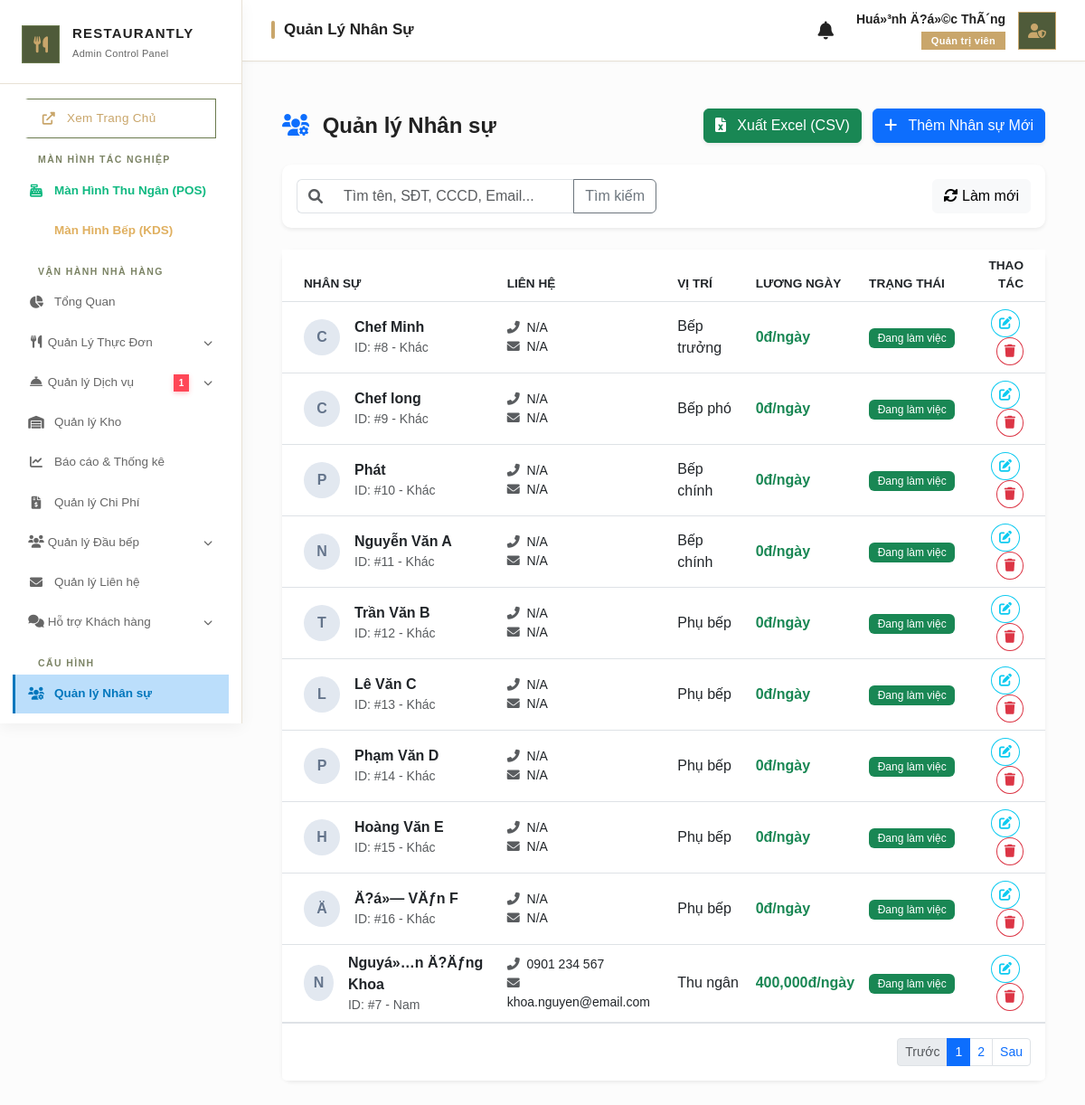
Page /admin/manage_users.php (signed in) on the committed database.
### tables this page shows
CREATE TABLE `employees` (
  `id` int(11) NOT NULL AUTO_INCREMENT,
  `full_name` varchar(255) NOT NULL,
  `phone` varchar(20) DEFAULT NULL,
  `email` varchar(100) DEFAULT NULL,
  `identity_card` varchar(20) DEFAULT NULL,
  `address` text DEFAULT NULL,
  `dob` date DEFAULT NULL,
  `gender` enum('male','female','other') DEFAULT 'other',
  `position` varchar(100) DEFAULT NULL,
  `salary` decimal(15,2) DEFAULT 0.00,
  `status` enum('working','on_leave','resigned') DEFAULT 'working',
  `avatar` varchar(255) DEFAULT NULL,
  `avatar_blob` longblob DEFAULT NULL,
  `avatar_mime` varchar(50) DEFAULT NULL,
  `created_at` timestamp NOT NULL DEFAULT current_timestamp(),
  PRIMARY KEY (`id`)
);

### admin/manage_users.php (the view, shortened to what this page needs)
<?php
include '../public/admin_layout_header.php';
$db = (new Database())->getConnection();
$search = $_GET['search'] ?? '';
$page = isset($_GET['page']) ? max(1, (int)$_GET['page']) : 1;
$limit = 10;
$offset = ($page - 1) * $limit;
$where = ["1=1"];
$params = [];
$where_clause = implode(" AND ", $where);
$stmt_count = $db->prepare("SELECT COUNT(*) FROM employees WHERE $where_clause");
$stmt_count->execute($params);
$total_records = $stmt_count->fetchColumn();
$total_pages = ceil($total_records / $limit);
$sql = "SELECT * FROM employees WHERE $where_clause ORDER BY created_at DESC LIMIT $limit OFFSET $offset";
$stmt = $db->prepare($sql);
$stmt->execute($params);
$employees = $stmt->fetchAll(PDO::FETCH_ASSOC);
?>
<div class="container-fluid py-4 min-vh-100">
    <div class="d-flex justify-content-between align-items-center mb-4 flex-wrap gap-3">
        <h4 class="fw-bold m-0"><i class="fas fa-users-cog me-2 text-primary"></i> Quản lý Nhân sự</h4>
        <div>
            <a href="export_employees.php" class="btn btn-success shadow-sm me-2">
                <i class="fas fa-file-excel me-2"></i> Xuất Excel (CSV)
            </a>
            <button class="btn btn-primary shadow-sm" onclick="openModal('create')">
                <i class="fas fa-plus me-2"></i> Thêm Nhân sự Mới
            </button>
        </div>
    </div>
    <div class="card card-custom p-3 mb-4 shadow-sm border-0">
        <form method="GET" class="row g-3 align-items-center">
            <div class="col-md-6">
                <div class="input-group">
                    <span class="input-group-text bg-white border-end-0"><i class="fas fa-search text-muted"></i></span>
                    <input type="text" name="search" class="form-control border-start-0" placeholder="Tìm tên, SĐT, CCCD, Email..." value="<?= htmlspecialchars($search) ?>">
                    <button type="submit" class="btn btn-outline-secondary">Tìm kiếm</button>
                </div>
            </div>
            <div class="col-md-6 text-end">
                <a href="manage_users.php" class="btn btn-light"><i class="fas fa-sync-alt"></i> Làm mới</a>
            </div>
        </form>
    </div>
    <div class="card card-custom p-0 shadow-sm border-0">
        <div class="table-responsive">
            <table class="table table-hover align-middle mb-0">
                <thead class="bg-light text-muted" style="font-size: 0.85rem; text-transform: uppercase;">
                    <tr>
                        <th class="ps-4">Nhân sự</th>
                        <th>Liên hệ</th>
                        <th>Vị trí</th>
                        <th>Lương ngày</th>
                        <th>Trạng thái</th>
                        <th class="text-end pe-4">Thao tác</th>
                    </tr>
                </thead>
                <tbody>
                    <?php foreach ($employees as $emp): ?>
                        <tr>
                            <td class="ps-4">
                                <div class="d-flex align-items-center gap-3">
                                    <?php if ($emp['avatar_blob']): ?>
                                        <img src="<?= BASE_URL ?>/ajax/get_avatar.php?emp_id=<?= $emp['id'] ?>" class="rounded-circle shadow-sm" style="width: 40px; height: 40px; object-fit: cover;" alt="Avatar">
                                    <?php else: ?>
                                        <div class="avatar-placeholder">
                                            <?= strtoupper(mb_substr($emp['full_name'], 0, 1)) ?>
                                        </div>
                                    <?php endif; ?>
                                    <div>
                                        <div class="fw-bold text-dark"><?= htmlspecialchars($emp['full_name']) ?></div>
                                        <div class="text-muted small">ID: #<?= $emp['id'] ?> - <?= $emp['gender'] === 'male' ? 'Nam' : ($emp['gender'] === 'female' ? 'Nữ' : 'Khác') ?></div>
                                    </div>
                                </div>
                            </td>
                            <td>
                                <div class="small"><i class="fas fa-phone-alt text-muted me-1"></i> <?= htmlspecialchars($emp['phone'] ?: 'N/A') ?></div>
                                <div class="small"><i class="fas fa-envelope text-muted me-1"></i> <?= htmlspecialchars($emp['email'] ?: 'N/A') ?></div>
                            </td>
                            <td>
                                <div class="fw-medium"><?= htmlspecialchars($emp['position'] ?: 'Chưa cập nhật') ?></div>
                            </td>
                            <td>
                                <div class="fw-bold text-success"><?= number_format($emp['salary']) ?>đ/ngày</div>
                            </td>
                            <td>
                                <?php if ($emp['status'] === 'working'): ?>
                                    <span class="badge bg-success badge-status">Đang làm việc</span>
                                <?php elseif ($emp['status'] === 'on_leave'): ?>
                                    <span class="badge bg-warning text-dark badge-status">Đang nghỉ phép</span>
                                <?php else: ?>
                                    <span class="badge bg-secondary badge-status">Đã nghỉ việc</span>
                                <?php endif; ?>
                            </td>
                            <td class="text-end pe-4">
                                <?php
                                    $emp_data = $emp;
                                    unset($emp_data['avatar_blob']);
                                ?>
                                <button class="btn btn-sm btn-outline-info rounded-circle me-1" title="Chỉnh sửa"
                                    onclick='openModal("edit", <?= json_encode($emp_data) ?>)'>
                                    <i class="fas fa-edit"></i>
                                </button>
                                <form method="POST" class="d-inline" onsubmit="return confirm('Bạn có chắc chắn muốn xóa nhân viên này? Dữ liệu không thể khôi phục.');">
                                    <button type="submit" class="btn btn-sm btn-outline-danger rounded-circle" title="Xóa">
                                        <i class="fas fa-trash"></i>
                                    </button>
                                </form>
                            </td>
                        </tr>
                    <?php endforeach; ?>
                </tbody>
            </table>
        </div>
        <?php if ($total_pages > 1): ?>
            <div class="card-footer bg-white p-3 border-top d-flex justify-content-end">
                <ul class="pagination pagination-sm m-0">
                    <li class="page-item <?= $page <= 1 ? 'disabled' : '' ?>">
                        <a class="page-link" href="?page=<?= $page - 1 ?>&search=<?= urlencode($search) ?>">Trước</a>
                    </li>
                    <?php for ($i = 1; $i <= $total_pages; $i++): ?>
                        <li class="page-item <?= $i == $page ? 'active' : '' ?>">
                            <a class="page-link" href="?page=<?= $i ?>&search=<?= urlencode($search) ?>"><?= $i ?></a>
                        </li>
                    <?php endfor; ?>
                    <li class="page-item <?= $page >= $total_pages ? 'disabled' : '' ?>">
                        <a class="page-link" href="?page=<?= $page + 1 ?>&search=<?= urlencode($search) ?>">Sau</a>
                    </li>
                </ul>
            </div>
        <?php endif; ?>
    </div>
</div>
</div>
</body>
</html>

### public/admin_layout_header.php (style rules this page uses)
:root { --sidebar-bg: #ffffff; --sidebar-border: #e8e1d5; --topbar-bg: #ffffff; --accent-color: #C9A66B; --accent-green: #4F5B3A; --accent-green-light: #6A7A4E; --text-sidebar: #222222; --text-sidebar-muted: #666666; --text-main: #222222; --text-muted: #777777; --bg-main: #fcfcfc; --shadow-sm: 0 1px 3px rgba(0, 0, 0, 0.04); --shadow-md: 0 4px 16px rgba(0, 0, 0, 0.05); }
* { box-sizing: border-box; }
body { font-family: 'Plus Jakarta Sans', sans-serif; background-color: var(--bg-main); overflow-x: hidden; color: var(--text-main); }

### admin/manage_users.php (style rules this page uses)
.badge-status { font-weight: 500; padding: 0.4em 0.8em; }
.avatar-placeholder { width: 40px; height: 40px; background-color: #e2e8f0; border-radius: 50%; display: flex; align-items: center; justify-content: center; font-weight: bold; color: #64748b; }
.card-custom { border-radius: 10px; }

### rows in the picture
employees: full_name "C", full_name "Chef Minh", id "8", gender "Khác", phone "N/A", email "N/A", position "Bếp trưởng", salary "0", status "Đang làm việc"
employees: full_name "C", full_name "Chef long", id "9", gender "Khác", phone "N/A", email "N/A", position "Bếp phó", salary "0", status "Đang làm việc"
employees: full_name "P", full_name "Phát", id "10", gender "Khác", phone "N/A", email "N/A", position "Bếp chính", salary "0", status "Đang làm việc"
employees: full_name "N", full_name "Nguyễn Văn A", id "11", gender "Khác", phone "N/A", email "N/A", position "Bếp chính", salary "0", status "Đang làm việc"
employees: full_name "T", full_name "Trần Văn B", id "12", gender "Khác", phone "N/A", email "N/A", position "Phụ bếp", salary "0", status "Đang làm việc"
employees: full_name "L", full_name "Lê Văn C", id "13", gender "Khác", phone "N/A", email "N/A", position "Phụ bếp", salary "0", status "Đang làm việc"
employees: full_name "P", full_name "Phạm Văn D", id "14", gender "Khác", phone "N/A", email "N/A", position "Phụ bếp", salary "0", status "Đang làm việc"
employees: full_name "H", full_name "Hoàng Văn E", id "15", gender "Khác", phone "N/A", email "N/A", position "Phụ bếp", salary "0", status "Đang làm việc"
employees: full_name "Ä", full_name "Ä?á»— VÄƒn F", id "16", gender "Khác", phone "N/A", email "N/A", position "Phụ bếp", salary "0", status "Đang làm việc"
employees: full_name "N", full_name "Nguyá»…n Ä?Äƒng Khoa", id "7", gender "Nam", phone "0901 234 567", email "khoa.nguyen@email.com", position "Thu ngân", salary "400,000", status "Đang làm việc"

### other values in the picture
$pending_services_count "1"
$page_titles[$current_page] "Quản Lý Nhân Sự"
$_SESSION['username'] "Huá»³nh Ä?á»©c ThÃ´ng"
